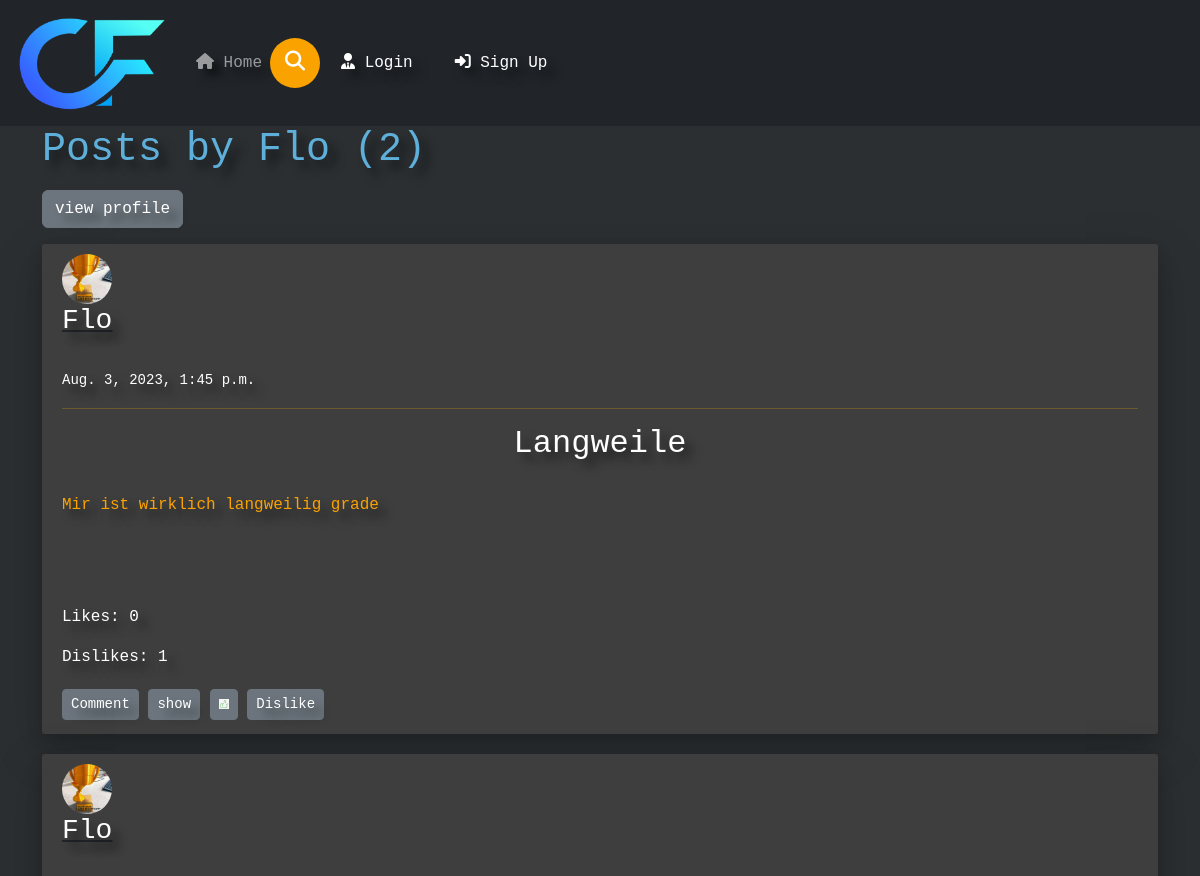
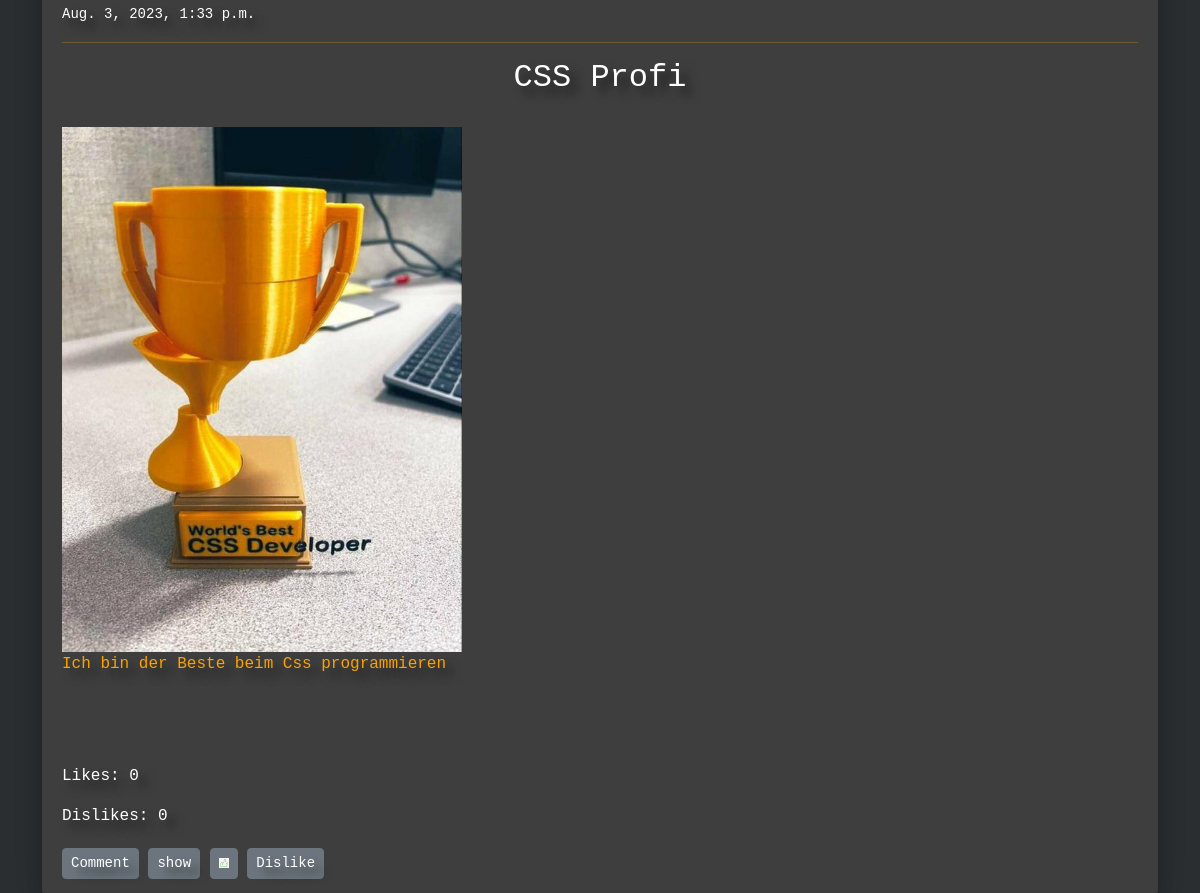
The page /user/Flo on the database its author committed (2 pictures, top to bottom).
### blog/models.py (models this page shows, shortened)
class Post(models.Model):
    maxHeight = 500;
    maxWidth = 500;
    title = models.CharField(max_length=100)
    content = models.TextField()
    date_posted = models.DateTimeField(default=timezone.now)
    author = models.ForeignKey(User, on_delete=models.CASCADE)
    image = models.ImageField(default="default.jpg", upload_to="post_pics")
    likes = models.ManyToManyField(to=User, related_name="likes")
    dislikes = models.ManyToManyField(to=User, related_name="dislikes")
    @property
    def countLikes(self):
        return self.likes.count()
    @property
    def countDislikes(self):
        return self.dislikes.count()

### users/models.py (models this page shows, shortened)
class Profile(models.Model):
    user = models.OneToOneField(User, on_delete=models.CASCADE)
    image = models.ImageField(default="default.jpg", upload_to="profile_pics")
    bio = models.TextField()
    joinedAt = models.DateTimeField(default=timezone.now)
    follower = models.ManyToManyField(to=User, related_name="follower")

### blog/views.py (the view)
# urls.py: path('user/<str:username>', UserPostListView.as_view(), name='user-posts'),
class UserPostListView(ListView):
    model = Post
    template_name = 'blog/user_posts.html'
    context_object_name = 'posts'
    paginate_by = 4
    def get_queryset(self):
        user = get_object_or_404(User, username=self.kwargs.get('username'))
        return Post.objects.filter(author=user).order_by('-date_posted')

### templates/blog/user_posts.html (shortened to what this page needs)
{% extends "base.html" %}
{% block content %}
    {% if user.username == view.kwargs.username %}
        <h1 class="mb-3">My posts</h1>
    {% else %}
        <h1 class="mb-3">Posts by {{ view.kwargs.username }} ({{ page_obj.paginator.count }})</h1>
    {% endif %}
    <a class="btn btn-secondary"href="{% url "user-profile-page" view.kwargs.username %}">view profile</a>
    {% for post in posts %}
        {% include "blog/post.html" with post=post %}
    {% endfor %}
{% endblock content %}

### templates/base.html (shortened to what this page needs)
{% load static %}
<!doctype html>
<html lang="en">
<head>
    <link rel="stylesheet" href="{% static 'bootstrap.min.css' %}">
    <link href="{% static 'fontawesomefree/css/fontawesome.css' %}" rel="stylesheet" type="text/css">
    <link href="{% static 'fontawesomefree/css/solid.css' %}" rel="stylesheet" type="text/css">
    <link rel="stylesheet" href="{% static 'main.css' %}">
    <link rel="stylesheet" href="{% static 'profile_page.css' %}">
</head>
<body>
<div class = "navigation">
<nav class="navbar navbar-expand-lg navbar-dark bg-dark">
    <div class="container-fluid">
    <a class="navbar-brand font-weight-bold" href="{% url 'blog-home' %}">
        <img src="http://localhost:8000/media/CF_Logo.png" alt="ChatFlow" width="160" height="100">
    </a>
    <div class="collapse navbar-collapse" id="navbarSupportedContent">
        <ul class="navbar-nav">
            <li class="nav-item active">
                <a class="nav-link" href="{% url 'blog-home' %}"><i class="fas fa-home"></i> Home <span class="sr-only">(current)</span></a>
            </li>
        </ul>
        <form class="search-box" id="searchform" action="{% url 'search' %}" method="get" role="search">
                <button class="btn-search"><i class="fas fa-search"></i></button>
                <input name="q" type="text" value="{{ request.GET.q }}" class="input-search" placeholder="Type to Search...">
            </form>
        {% if user.is_authenticated %}
            <a href="{% url 'user-posts' user %}" class="btn text-white m-2"><i class="fa-solid fa-crown"></i> My Posts</a>
            <a href="{% url 'post-create' %} " class="btn text-white m-2"><i class="fas fa-user-edit"></i> New Post</a>
            <a href= "{% url 'user-profile-page' user.username %}" class="btn text-white m-2"> <img src="{{ user.profile.image.url }}", style="width: 50px; height: 50px; object-fit: cover; border-radius:50%;"> </a>
            <a href="{% url 'logout' %} " class="btn text-white m-2"><i class="fas fa-sign-out-alt"></i> Logout</a>
        {% else %}
            <a href="{% url 'login' %} " class="btn text-white m-2"><i class="fas fa-user-tie"></i> Login</a>
            <a href="{% url 'register' %} " class="btn text-white m-2"> <i class="fas fa-sign-in-alt"></i> Sign Up</a>
        {% endif %}
    </div>
    </div>
</nav>
</div>
<div class="container my-bg">
    {% block content %}
    {% endblock %}
</div>
</body>
</html>

### templates/blog/post.html (shortened to what this page needs)
<div class="jumbotron mt-3 shadow-lg">
    <article class="media content-section shadow ">
        <div class="media-body">
            <div class="">
                <div class="d-flex justify-content-between">
                    <a class="mr-2 mt-0 mb-0  text-dark" href="{% url 'user-posts' post.author.username %}">
                        <img src="{{ post.author.profile.image.url}}", style="width: 50px; height: 50px; object-fit: cover; border-radius:50%;">
                        <h3>{{ post.author }}</h3>
                    </a>
                </div>
                <div>
                    <small class="text-muted" style="color: white !important;">{{ post.date_posted }}</small>
                </div>
                <hr>
            <h2><a id="{{ post.id }}">{{ post.title }}</a></h2>
            {% if post.image.url != "/media/default.jpg"%}
                <a href="{{ post.image.url }}"> <img src="{{ post.image.url }}" style="max-width:400px;width:100%" ></a>
            {% endif %}
            </div>
            <p class="article-content">{{ post.content }}</p>
            <br>
            <br>
            <br>
            <p style="color: #fff">Likes: {{post.countLikes }}</p>
            <p style="color: #fff" >Dislikes: {{post.countDislikes}}</p>
        </div>
            <a class="btn btn-secondary btn-sm mt-1 mb-1"
                           href="{% url 'post-comment' post.id %}">Comment</a>
            <a class="btn btn-secondary btn-sm mt-1 mb-1" href="{% url "comments" post.id %}">show</a>
            <a class="btn btn-secondary btn-sm mt-1 mb-1" href="{% url "likePost" post.id %}"><img src="https://localhost:8080/media/like.jpg" width="10px", height="10px" alt="like"></a>
    <a class="btn btn-secondary btn-sm mt-1 mb-1" href="{% url "dislikePost" post.id %}" >Dislike</a>
    </article>
</div>

### static/main.css (style rules this page uses)
h1, h2, h3, h4, h5, h6 { color: #5EB0DB; }
body { font-family: 'Courier New' !important; color: #faa200; justify-content: center; align-items: center; margin: 0; width: 100vw; height: 100vh; text-shadow: 8px 8px 10px #0000008c; background-color: #2b2f32; }
.navigation { color: #faa200; text-align: center; margin-left: auto; margin-right: auto; }
.navbar { text-align: center; margin-left: auto; margin-right: auto; }
.content-section { background: rgba(63, 63, 63, 0.96); padding: 10px 20px; border-radius: 3px; margin-bottom: 20px; }
.article-content { white-space: pre-line; }
.search-box { width: fit-content; height: fit-content; position: relative; }
.input-search { height: 50px; width: 50px; border-style: none; padding: 10px; font-size: 18px; letter-spacing: 2px; outline: none; border-radius: 25px; transition: all .5s ease-in-out; background-color: #faa200; padding-right: 40px; color:#fff; }
.input-search::placeholder { color:rgb(255, 255, 255); font-size: 18px; letter-spacing: 2px; font-weight: 100; }
.btn-search { width: 50px; height: 50px; border-style: none; font-size: 20px; font-weight: bold; outline: none; cursor: pointer; border-radius: 50%; position: absolute; right: 0px; color:#ffffff ; background-color:transparent; pointer-events: painted; }

### static/profile_page.css (style rules this page uses)
html { height: 100%; --s: 82px; --c1: #b2b2b2; --c2: #ffffff; --c3: #d9d9d9; --_g: var(--c3) 0 120deg,#0000 0; }
body { margin: 0; padding: 0; font-family: sans-serif; }
.login-box h1, h2, h3, small { margin: 0 0 30px; padding: 0; color: #fff; text-align: center; }

### rows shown on the page
Post: author.profile.image (picture), author "Flo", date_posted "Aug. 3, 2023, 1:45 p.m.", title "Langweile", content "Mir ist wirklich langweilig grade", countLikes "0", countDislikes "1"
Post: author.profile.image (picture), author "Flo", date_posted "Aug. 3, 2023, 1:33 p.m.", title "CSS Profi", image (picture), content "Ich bin der Beste beim Css programmieren", countLikes "0", countDislikes "0"

### other values the page prints
{{ view.kwargs.username }} "Flo"
{{ page_obj.paginator.count }} "2"
